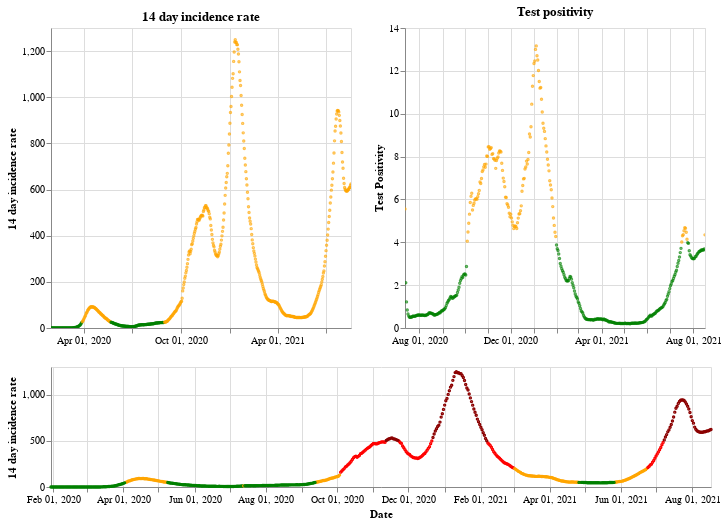

The notebook cell this image was saved under:
### Markdown cell above
## England

### Code cell
plot_traffic_light('England')

### Figure 1 — Vega-Lite specification as saved in the notebook (floating-point values rounded to 4 significant figures; data arrays with more than 128 entries replaced by an {"elided": "..."} marker saying what was removed)
{"config": {"view": {"continuousWidth": 400, "continuousHeight": 300}}, "vconcat": [{"hconcat": [{"mark": {"type": "point", "size": 2}, "encoding": {"color": {"condition": {"value": "green", "test": "(datum.twoWeeklyCasesRate <= 25)"}, "value": "orange"}, "tooltip": [{"type": "nominal", "field": "areaName"}, {"type": "temporal", "field": "date"}, {"type": "quantitative", "field": "twoWeeklyCasesRate"}, {"type": "quantitative", "field": "testPositivity"}], "x": {"type": "temporal", "axis": {"title": ""}, "field": "date", "scale": {"domain": {"selection": "DateBrush"}}, "timeUnit": "yearmonthdate"}, "y": {"type": "quantitative", "axis": {"title": "14 day incidence rate"}, "field": "twoWeeklyCasesRate"}}, "title": "14 day incidence rate", "width": 300}, {"mark": {"type": "point", "size": 2}, "encoding": {"color": {"condition": {"value": "green", "test": "(datum.testPositivity <= 4)"}, "value": "orange"}, "tooltip": [{"type": "nominal", "field": "areaName"}, {"type": "temporal", "field": "date"}, {"type": "quantitative", "field": "twoWeeklyCasesRate"}, {"type": "quantitative", "field": "testPositivity"}], "x": {"type": "temporal", "axis": {"title": ""}, "field": "date", "scale": {"domain": {"selection": "DateBrush"}}, "timeUnit": "yearmonthdate"}, "y": {"type": "quantitative", "axis": {"title": "Test Positivity"}, "field": "testPositivity"}}, "title": "Test positivity", "width": 300}]}, {"layer": [{"mark": {"type": "point", "size": 2}, "encoding": {"color": {"condition": {"value": "orange", "test": "(((datum.testPositivity < 4) && (datum.twoWeeklyCasesRate >= 50)) && (datum.twoWeeklyCasesRate < 200))"}, "value": "red"}, "opacity": {"condition": {"value": 1, "test": "((datum.twoWeeklyCasesRate >= 50) && (datum.twoWeeklyCasesRate < 500))"}, "value": 0}, "tooltip": [{"type": "nominal", "field": "areaName"}, {"type": "temporal", "field": "date"}, {"type": "quantitative", "field": "twoWeeklyCasesRate"}, {"type": "quantitative", "field": "testPositivity"}], "x": {"type": "temporal", "axis": {"title": "Date"}, "field": "date", "timeUnit": "yearmonthdate"}, "y": {"type": "quantitative", "axis": {"title": "14 day incidence rate"}, "field": "twoWeeklyCasesRate"}}, "selection": {"DateBrush": {"type": "interval", "encodings": ["x"], "fields": ["Time"]}}}, {"mark": {"type": "point", "size": 2}, "encoding": {"color": {"value": "darkred"}, "opacity": {"condition": {"value": 1, "test": "(datum.twoWeeklyCasesRate >= 500)"}, "value": 0}, "tooltip": [{"type": "nominal", "field": "areaName"}, {"type": "temporal", "field": "date"}, {"type": "quantitative", "field": "twoWeeklyCasesRate"}, {"type": "quantitative", "field": "testPositivity"}], "x": {"type": "temporal", "axis": {"title": "Date"}, "field": "date", "timeUnit": "yearmonthdate"}, "y": {"type": "quantitative", "axis": {"title": "14 day incidence rate"}, "field": "twoWeeklyCasesRate"}}}, {"mark": {"type": "point", "size": 2}, "encoding": {"color": {"condition": {"value": "green", "test": "((datum.testPositivity < 4) && (datum.twoWeeklyCasesRate < 50))"}, "value": "orange"}, "opacity": {"condition": {"value": 1, "test": "(datum.twoWeeklyCasesRate < 50)"}, "value": 0}, "tooltip": [{"type": "nominal", "field": "areaName"}, {"type": "temporal", "field": "date"}, {"type": "quantitative", "field": "twoWeeklyCasesRate"}, {"type": "quantitative", "field": "testPositivity"}], "x": {"type": "temporal", "axis": {"title": "Date"}, "field": "date", "timeUnit": "yearmonthdate"}, "y": {"type": "quantitative", "axis": {"title": "14 day incidence rate"}, "field": "twoWeeklyCasesRate"}}}], "height": 120, "width": 660}], "data": {"name": "data-79866f63cbcbe2dc91610cfe399f718a"}, "$schema": "https://vega.github.io/schema/vega-lite/v4.8.1.json", "datasets": {"data-79866f63cbcbe2dc91610cfe399f718a": {"elided": "566 records"}}}
